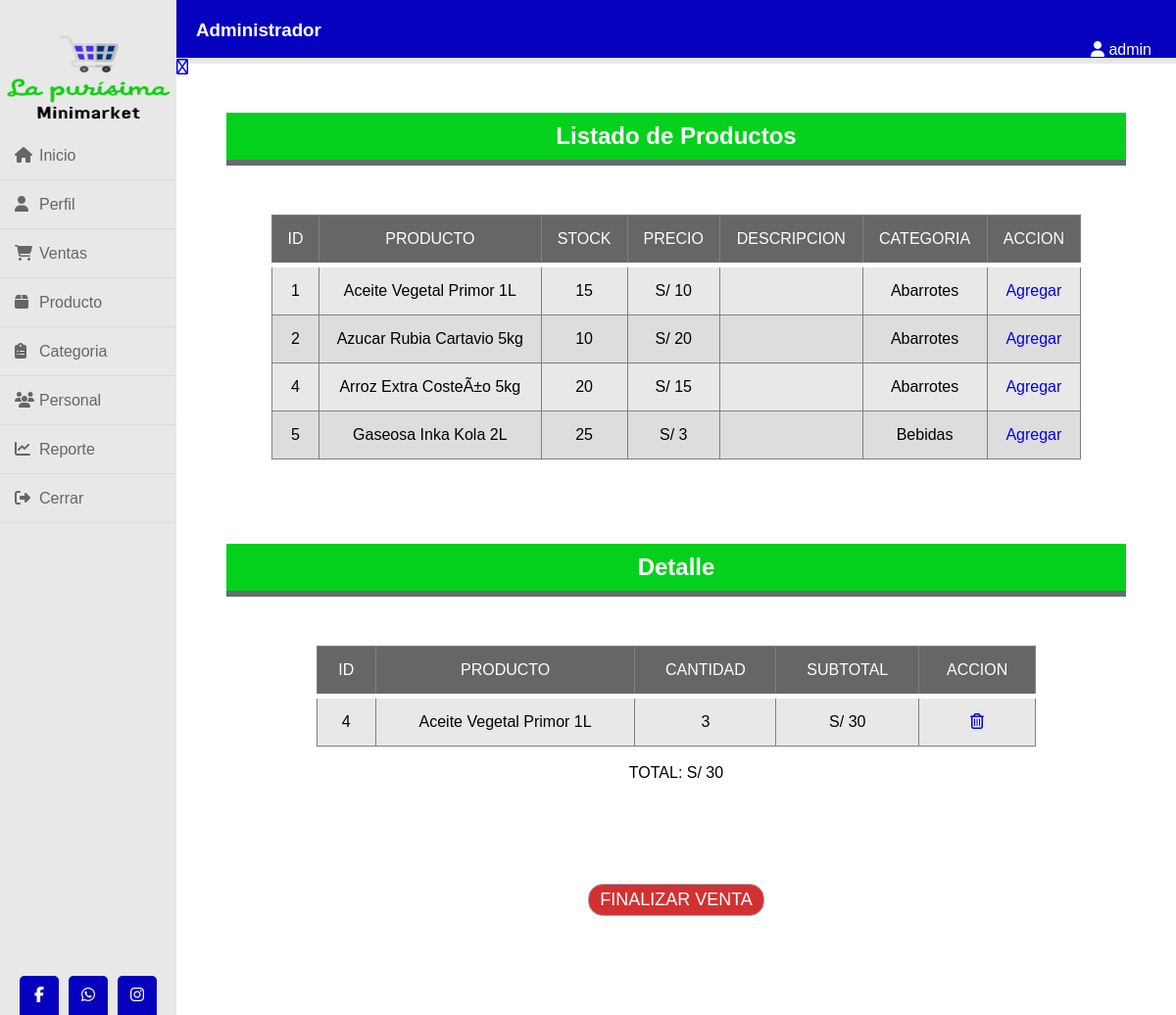
The app's page /detalleVen.php (signed in) with its own data.
### tables this page shows
CREATE TABLE `tipo_usuario` (
  `id_tipoU` int(11) NOT NULL,
  `descripcion` varchar(30) NOT NULL
);

CREATE TABLE `producto` (
  `id_producto` int(11) NOT NULL,
  `nombrePro` varchar(30) NOT NULL,
  `stock` int(11) NOT NULL,
  `precio` float NOT NULL,
  `descripcion` varchar(50) NOT NULL,
  `id_categoria` int(11) NOT NULL,
  `id_unidadProd` int(11) NOT NULL,
  `activo` int(11) NOT NULL
);

CREATE TABLE `categoria` (
  `id_categoria` int(11) NOT NULL,
  `nombreCat` varchar(30) NOT NULL,
  `activo` int(11) NOT NULL
);

CREATE TABLE `detalle_venta` (
  `id_detalle` int(11) NOT NULL,
  `cantidad` int(11) NOT NULL,
  `precio` float NOT NULL,
  `id_Venta` int(11) NOT NULL,
  `id_producto` int(11) NOT NULL
);

### detalleVen.php (the view, shortened to what this page needs)
<?php
	$idUser=$_SESSION['login'];
?>
<!DOCTYPE html>
<html>
<head>
	<link rel="stylesheet" href="css/estilos-admin.css">
</head>
<body>
	<div class="general">
		<div class="lateral">
				<img src="img/logooficial.png" width="180" height="100" >
			<ul>
				<li><a href="ventas.php"><i class="fas fa-home"></i>Inicio</a></li>
				<li><a href="perfil.php?id= <?php echo $idUser; ?>"><i class="fas fa-user"></i>Perfil</a></li>
				<?php if ($_SESSION['cargo']==1 || $_SESSION['cargo']==2 || $_SESSION['cargo']==3) { ?><li><a href="ventas.php"><i class="fas fa-shopping-cart"></i>Ventas</a></li><?php } ?>
				<?php if ($_SESSION['cargo']==1 || $_SESSION['cargo']==3) { ?><li><a href="producto.php"><i class="fas fa-box"></i>Producto</a></li><?php } ?>
				<?php if ($_SESSION['cargo']==1 || $_SESSION['cargo']==2) { ?><li><a href="categoria.php"><i class="fas fa-clipboard-list"></i>Categoria</a></li><?php } ?>
				<?php if ($_SESSION['cargo']==1 || $_SESSION['cargo']==2) { ?><li><a href="personal.php"><i class="fas fa-users"></i>Personal</a></li><?php } ?>
				<?php if ($_SESSION['cargo']==1 || $_SESSION['cargo']==2) { ?><li><a href="reporte.php"><i class="fas fa-chart-line"></i>Reporte</a></li><?php } ?>
				<li><a href="cerrar.php"><i class="fas fa-sign-out-alt"></i>Cerrar</a></li>
			</ul>
			<div class="social_media">
				<a href="#"><i class="fab fa-facebook-f"></i></a>
				<a href="#"><i class="fab fa-whatsapp"></i></a>
				<a href="#"><i class="fab fa-instagram"></i></a>
			</div>
		</div>
		<div class="informacion">
			<h3><?php
					$cargo=$_SESSION['cargo'];
					include("conexion.php");
					$solicitud="SELECT *FROM tipo_usuario where id_tipoU=$cargo";
					$resultado=mysqli_query($conexion,$solicitud);
					$fila=mysqli_fetch_array($resultado);
					echo $fila['descripcion'];
				?></h3>
			<a href="#">
				<i class="fa fa-user"></i>
					<?php
						echo $_SESSION['usuario'];
					?>
			</a>
		</div><br>
		<div class="contacto">
			<ul class="nav">
				<li>
					<a href="#"><i class="far fa-plus-circle"></i></a>
				</li>
			</ul>
		</div>
		<div class="conte">
			<div style="width: 90%;margin: 50px auto;">
					<h2>Listado de Productos</h2>
					<?php
					include("conexion.php");
					$solicitud="SELECT *FROM producto p INNER JOIN categoria c on p.id_categoria=c.id_categoria";
					$resultado=mysqli_query($conexion,$solicitud);
					?>
				<div class="tabla" style="width: 90%;">
					<table border='1' cellspacing="0">
						<thead>
							<tr>
								<td>ID</td><td>PRODUCTO</td><td>STOCK</td><td>PRECIO</td><td>DESCRIPCION</td><td>CATEGORIA</td><td>ACCION</td>
							</tr>
						</thead>
				<?php
					while ($fila=mysqli_fetch_array($resultado)) {
						?>
						<tr>
							<td><?php echo $fila['id_producto']; ?></td>
							<td><?php echo $fila['nombrePro']; ?></td>
							<td><?php echo $fila['stock']; ?></td>
							<td>S/ <?php echo $fila['precio']; ?></td>
							<td><?php echo $fila['descripcion']; ?></td>
							<td><?php echo $fila['nombreCat']; ?></td>
							<td><a href="agregarPro.php?id= <?php echo $fila['id_producto']; ?>">Agregar</a></td>
						</tr>
					<?php 	} ?>
					</table><br><br>
					</div>
				</div>
				<div style="width: 90%;margin: 50px auto;">
					<h2>Detalle</h2>
					<?php
					include("conexion.php");
					$rs = mysqli_query($conexion,"SELECT MAX(id_Venta) AS id FROM venta");
					if ($row = mysqli_fetch_row($rs)) {
						$idVenta = trim($row[0]);
					}
					$solicitud="SELECT *FROM producto P INNER JOIN detalle_venta DV on P.id_producto=DV.id_producto WHERE DV.id_Venta=$idVenta";
					$resultado=mysqli_query($conexion,$solicitud);
					$total=0;
					?>
				<div class="tabla" style="width: 80%;">
					<table border='1' cellspacing="0">
						<thead>
							<tr>
								<td>ID</td><td>PRODUCTO</td><td>CANTIDAD</td><td>SUBTOTAL</td><td>ACCION</td>
							</tr>
						</thead>
					<?php
						while ($fila=mysqli_fetch_array($resultado)) {
							?>
							<tr>
								<td><?php echo $fila['id_detalle']; ?></td>
								<td> <?php echo $fila['nombrePro']; ?></td>
								<td><?php echo $fila['cantidad']; ?></td>
								<td>S/ <?php echo $fila['precio']; ?></td>
								<?php
									$total=$total+$fila['precio'];
								?>
								<?php
									$idVen=$fila['id_Venta'];
								 ?>
								<td><a href="eliminarDet.php?id= <?php echo $fila['id_detalle']; ?>"><i class="far fa-trash-alt"></i></a></td>
							</tr>
					<?php 	} ?>
					</table><br>
					<center>TOTAL: <label>S/ <?php echo $total; ?></label></center>
				</div>
					<form method="POST" action="finalizar.php"><br>
						<input type='hidden' name='idVent' value='<?php echo $idVen; ?>'><br><br>
						<center><input style="width:180px; padding: 5px 5px 5px 5px;background: #d23131;color:#fff;font-size: 18px;border-radius: 15px;cursor: pointer;" type="submit" name="ENVIAR" value="FINALIZAR VENTA"></center>
						<input type='hidden' name='total' value='<?php echo $total; ?>'><br><br>
					</form>
				</div>
		</div>
</body>
</html>

### css/estilos-admin.css (style rules this page uses)
* { margin: 0; padding: 0; box-sizing: border-box; list-style: none; text-decoration: none; font-family: arial; }
.general { margin:auto; width: 100%; height: 700px; }
.lateral { width: 15%; height: 100%; background-color: #e8e8e8; float: left; position: fixed; padding: 30px 0; }
.lateral ul li { padding: 15px; border-bottom: 1px solid rgba(0,0,0,0.05); border-top:1px solid rgba(255,255,255,0.05); }
.lateral ul li a { color: #666666; display: block; }
.lateral ul li a .fas { width: 25px; }
.lateral .social_media { position: absolute; bottom: 0; left: 50%; transform: translateX(-50%); display: flex; }
.lateral .social_media a { display: block; width: 40px; background: #0600bf; height: 40px; line-height: 40px; text-align: center; margin: 0 5px; color: #fff; border-top-right-radius: 5px; border-top-left-radius: 5px; }
.lateral img { padding: 2px; top:5px; }
.informacion { width: 85%; height: 60px; background-color: #0600bf; float: right; padding: 20px; color: #fff; border-bottom: 1px solid #e0e4e8; }
.informacion a { color: #fff; float: right; margin: 0 5px; }
.contacto { width: 85%; height: 5px; background-color: #e8e8e8; float: right; }
table td { padding: 15px; }
.conte { width: 85%; float: right; }
.conte h2 { text-align: center; padding: 10px; border-bottom: 6px solid #686a72; margin-bottom: 50px; background: #04d11c; color: #fff; }
input { margin-bottom: 15px; padding: 15px; font-size: 16px; border-radius: 3px; border:1px solid darkgray; }
.tabla { margin:50px auto; width: 70%; }
table { background-color: #e8e8e8; text-align: center; border-collapse: collapse; width: 100%; }
th, td { padding: 10px; }
thead { background-color: #666666; border-bottom: solid 5px white; color: white; }
tr:nth-child(even) { background-color: #ddd; }

### records on screen
tipo_usuario: descripcion "Administrador"
producto: id_producto "1", nombrePro "Aceite Vegetal Primor 1L", stock "15", precio "10", id_categoria.nombreCat "Abarrotes"
producto: id_producto "2", nombrePro "Azucar Rubia Cartavio 5kg", stock "10", precio "20", id_categoria.nombreCat "Abarrotes"
producto: id_producto "4", nombrePro "Arroz Extra CosteÃ±o 5kg", stock "20", precio "15", id_categoria.nombreCat "Abarrotes"
producto: id_producto "5", nombrePro "Gaseosa Inka Kola 2L", stock "25", precio "3", id_categoria.nombreCat "Bebidas"
detalle_venta: id_detalle "4", id_producto.nombrePro "Aceite Vegetal Primor 1L", cantidad "3", precio "30"

### other values on screen
$_SESSION['usuario'] "admin"
$total "30"
